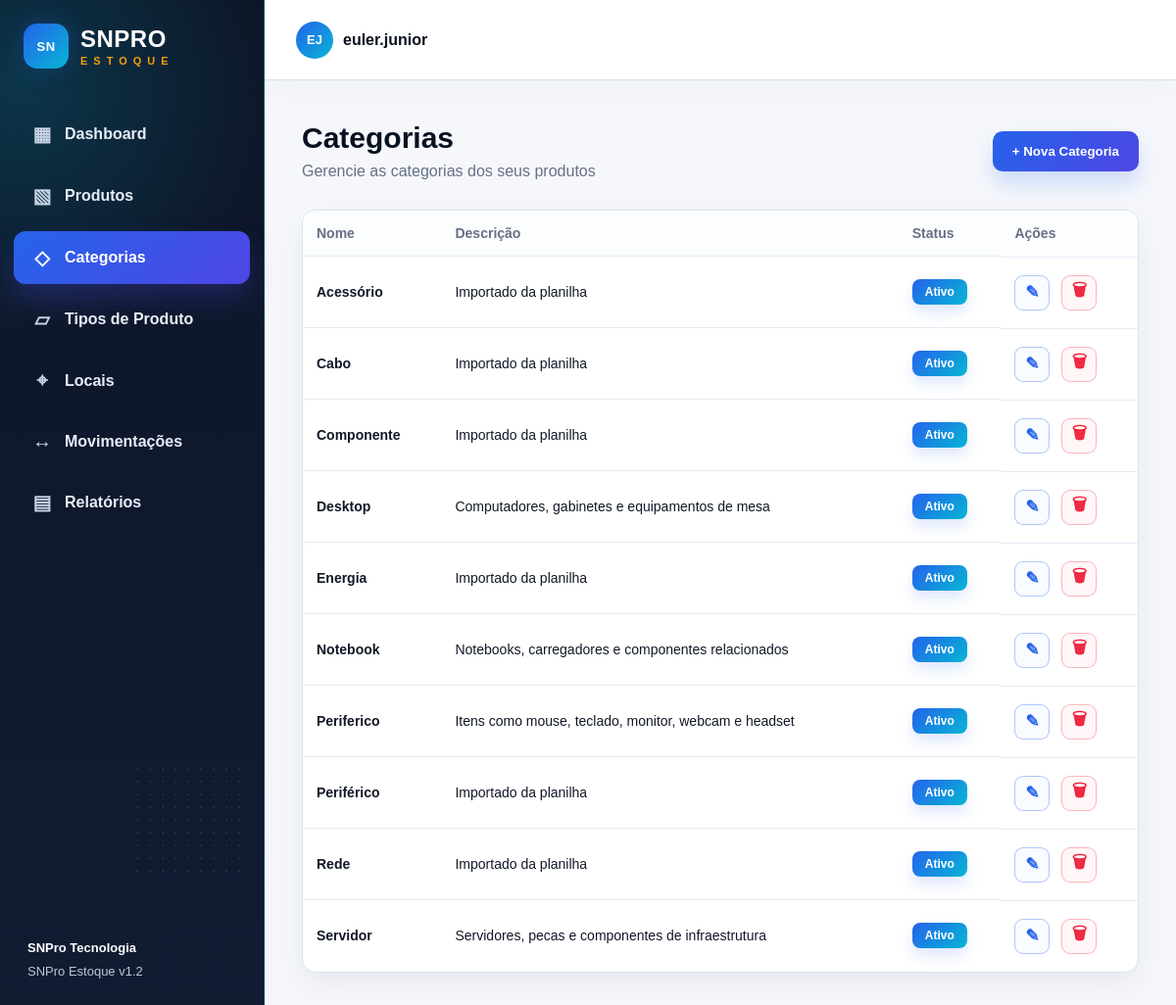
Before: /categorias with the older database file.
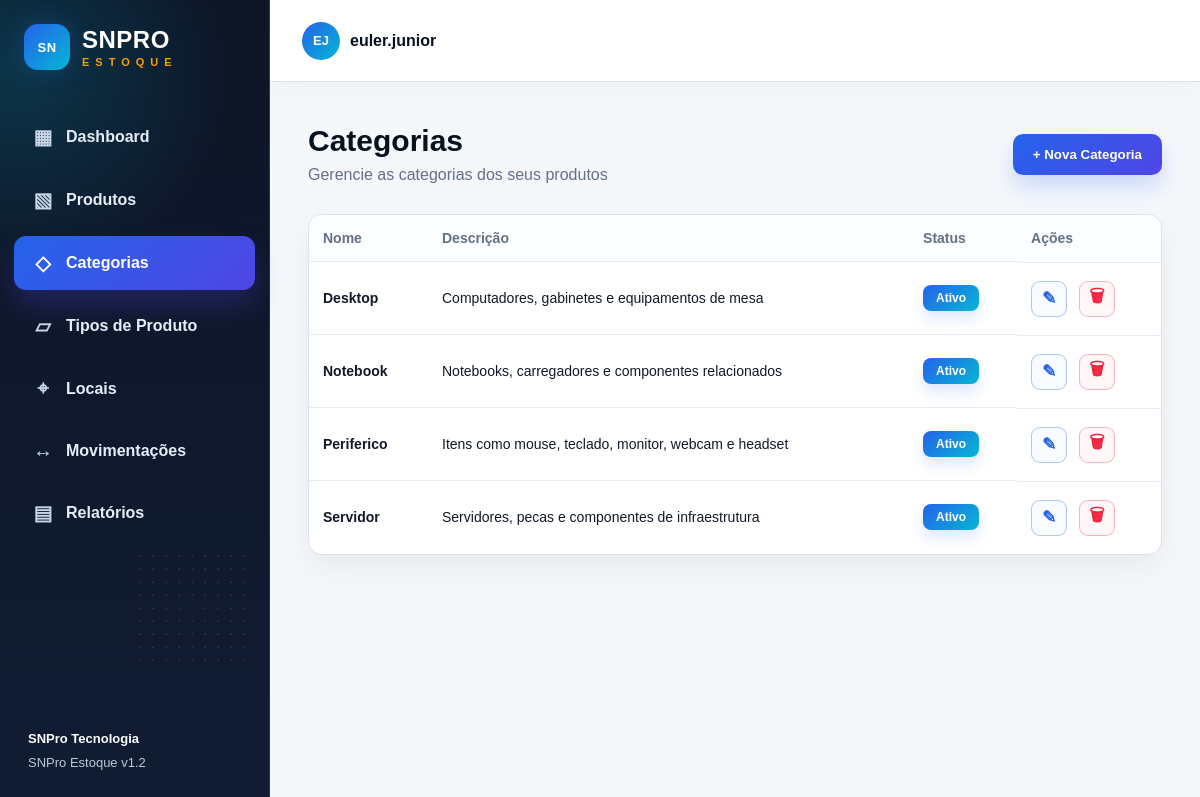
After: the same page with the newer database file.
### app/models.py (models this page shows)
class Categoria(db.Model):
    __tablename__ = "categorias"
    id = db.Column(db.Integer, primary_key=True)
    nome = db.Column(db.String(80), unique=True, nullable=False)
    descricao = db.Column(db.Text, nullable=True)
    status = db.Column(db.String(30), nullable=False, default="Ativo")

### app/routes.py (the view)
@main.route("/categorias")
def categorias():
    _garantir_categorias_padrao()
    categorias_lista = Categoria.query.order_by(Categoria.nome.asc()).all()
    return render_template("categorias.html", active_page="categorias", categorias=categorias_lista)

### app/routes.py (called while the page is built)
def _garantir_categorias_padrao():
    if Categoria.query.count() == 0:
        for nome, descricao in CATEGORIAS_PADRAO:
            db.session.add(Categoria(nome=nome, descricao=descricao, status="Ativo"))
        db.session.commit()

### app/templates/categorias.html (shortened to what this page needs)
{% extends "base.html" %}
{% block content %}
<section class="page-header">
    <div>
        <h1>Categorias</h1>
        <p>Gerencie as categorias dos seus produtos</p>
    </div>
    <button class="btn-primary" onclick="openCategoryCreateModal()">+ Nova Categoria</button>
</section>
<div class="table-card categories-card">
    <table>
        <thead>
            <tr>
                <th>Nome</th>
                <th>Descrição</th>
                <th>Status</th>
                <th>Ações</th>
            </tr>
        </thead>
        <tbody>
            {% for categoria in categorias %}
            <tr>
                <td><strong>{{ categoria.nome }}</strong></td>
                <td>{{ categoria.descricao or '-' }}</td>
                <td><span class="status-active">{{ categoria.status }}</span></td>
                <td class="actions">
                    <button title="Editar" class="icon-btn edit" type="button" onclick="openCategoryEditModal(this)"
                        data-id="{{ categoria.id }}"
                        data-nome="{{ categoria.nome }}"
                        data-descricao="{{ categoria.descricao or '' }}"
                        data-status="{{ categoria.status }}">✎</button>
                    <form method="post" action="{{ url_for('main.excluir_categoria', categoria_id=categoria.id) }}" data-confirm-kind="categoria" data-confirm-article="esta">
                        <button title="Excluir" class="icon-btn danger" type="submit">🗑</button>
                    </form>
                </td>
            </tr>
            {% else %}
            <tr>
                <td colspan="4" class="empty">Nenhuma categoria encontrada.</td>
            </tr>
            {% endfor %}
        </tbody>
    </table>
</div>
{% endblock %}

### app/templates/base.html (shortened to what this page needs)
<!doctype html>
<html lang="pt-br">
<head>
    <link rel="stylesheet" href="{{ url_for('static', filename='css/style.css') }}">
</head>
<body>
    <aside class="sidebar">
        <div class="brand">
            <span class="brand-icon">SN</span>
            <div>
                <strong>SNPRO</strong>
                <small>ESTOQUE</small>
            </div>
        </div>
        <nav>
            <a class="{% if active_page == 'dashboard' %}active{% endif %}" href="{{ url_for('main.dashboard') }}"><span class="nav-ico">▦</span> Dashboard</a>
            <a class="{% if active_page == 'produtos' %}active{% endif %}" href="{{ url_for('main.produtos') }}"><span class="nav-ico">▧</span> Produtos</a>
            <a class="{% if active_page == 'categorias' %}active{% endif %}" href="{{ url_for('main.categorias') }}"><span class="nav-ico">◇</span> Categorias</a>
            <a class="{% if active_page == 'tipos_produto' %}active{% endif %}" href="{{ url_for('main.tipos_produto') }}"><span class="nav-ico">▱</span> Tipos de Produto</a>
            <a class="{% if active_page == 'locais' %}active{% endif %}" href="{{ url_for('main.locais') }}"><span class="nav-ico">⌖</span> Locais</a>
            <a class="{% if active_page == 'movimentacoes' %}active{% endif %}" href="{{ url_for('main.movimentacoes') }}"><span class="nav-ico">↔</span> Movimentações</a>
            <a class="{% if active_page == 'relatorios' %}active{% endif %}" href="{{ url_for('main.relatorios') }}"><span class="nav-ico">▤</span> Relatórios</a>
        </nav>
        <div class="version">
            <strong>SNPro Tecnologia</strong><br>
            SNPro Estoque v1.2
        </div>
    </aside>
    <main class="content">
        <header class="topbar">
            <div class="user"><span class="avatar">EJ</span> euler.junior</div>
        </header>
        {% block content %}{% endblock %}
    </main>
</body>
</html>

Changed rows visible on the page:
removed Categoria: nome "Acessório", descricao "Importado da planilha", status "Ativo"
removed Categoria: nome "Cabo", descricao "Importado da planilha", status "Ativo"
removed Categoria: nome "Componente", descricao "Importado da planilha", status "Ativo"
removed Categoria: nome "Energia", descricao "Importado da planilha", status "Ativo"
removed Categoria: nome "Periférico", descricao "Importado da planilha", status "Ativo"
removed Categoria: nome "Rede", descricao "Importado da planilha", status "Ativo"
